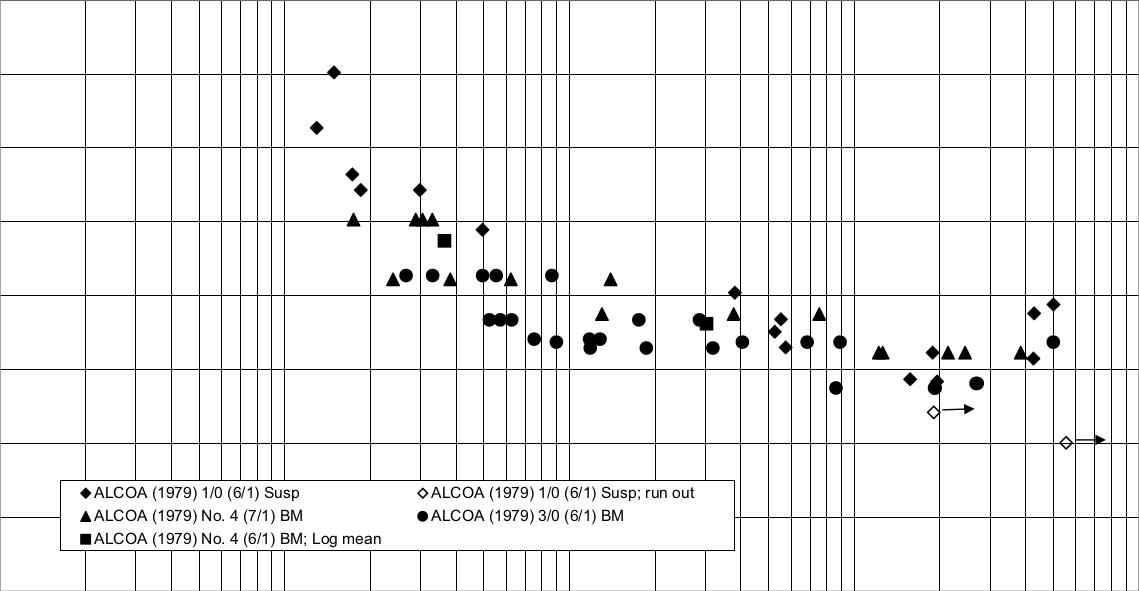
#> input picture examples/data/fatigue_test_1_layer.png, 1139 x 591 px, found by its file name
$ python safe_border_line.py
#> lines starting #> are read from the running program, lines starting #| are printed output that depends on the picture
### src/dohl/damage.py
import numpy as np


# [269 lines left out: functions fictive_stress_fymax, _wavelength, _ampl_cigre, _ampl_pbs, fictive_stress_xyb, _fictive_stress_methods and 1 more, not called in this run]


def _mlc() -> tuple:
    """Safe border line coefficients for multi-layer acsr conductor.

    (Orange Book -- chap 'Safe Border Line Method'
    3-30 -- page 214).

     Parameters
     ----------
     None

     Returns
     -------
     tuple
         N Threshold, a1, b1, a2, b2
    """
    return 1.56e07, 450.0, -0.20, 263.0, -0.17


def _slc() -> tuple:
    """Safe border line coefficients for single-layer acsr conductor.

    (Orange Book -- chap 'Safe Border Line Method'
    3-30 -- page 214).

     Parameters
     ----------
     None

     Returns
     -------
     tuple
         N Threshold, a1, b1, a2, b2
    """
    return 2.0e07, 730.0, -0.20, 430.0, -0.17


def _sbd(a, b, N) -> float:
    """Computes safe border line formula.

    Parameters
    ----------
    a : float or numpy.ndarray
        Coefficient (MPa).
    b : float or numpy.ndarray
        Coefficient adim.
    N : float or numpy.ndarray
        Number of cycles.

    Returns
    -------
    float
        Stress (MPa)
    -------

    """
    return a * np.power(N, b)


def _isbd(a, b, sigma) -> np.ndarray:
    """Computes inverse of safe border line formula.

    Parameters
    ----------
    a : float or numpy.ndarray
        Coefficient (MPa).
    b : float or numpy.ndarray
        Coefficient adim.
    sigma : float or numpy.ndarray
        Stress (MPa).

    Returns
    -------
    float or numpy.ndarrau
        Number of cycles
    -------

    """
    return np.exp(np.log(sigma / a) / b)


def _coeffs(multilayer) -> np.ndarray:
    """Coefficients of safe border line formula.

    Generates coefficients for safe border line calculation depending on type fo conductor (single layer or multi layer)

    Parameters
    ----------
    multilayer : bool or numpy.ndarray
        Whether or not the conductor is a multi-layer ACSR.

    Returns
    -------
    tuple or numpy.ndarray
        Array of poffenberger-swart stresses -- sigma_a(Yb) (MPa).
    """
    if not isinstance(multilayer, np.ndarray):
        return _mlc() if multilayer else _slc()

    n0, a1, b1, a2, b2 = _slc()
    ones = np.ones_like(multilayer, dtype=float)
    n0 = n0 * ones
    a1 = a1 * ones
    b1 = b1 * ones
    a2 = a2 * ones
    b2 = b2 * ones
    ix = np.where(multilayer)[0]
    n0_, a1_, b1_, a2_, b2_ = _mlc()
    n0[ix] = n0_
    a1[ix] = a1_
    b1[ix] = b1_
    a2[ix] = a2_
    b2[ix] = b2_
    return n0, a1, b1, a2, b2


def safe_border_line(N, multilayer) -> np.ndarray:
    """Safe border line method.

    Evaluate the safe border line for a given number of cyclic vibration. From
    Orange Book -- chap *'fatigue of overhead conductors'* "Safe Border Line
    Method" 3-30 -- page 214/614.

    Parameters
    ----------
    N : int or float or numpy.ndarray
        Number of cyclic vibrations (no unit).
    multilayer : bool or numpy.ndarray
        Whether or not the conductor is a multi-layer ACSR.

    Returns
    -------
    float or numpy.ndarray
        Array of poffenberger-swart stresses -- sigma_a(Yb) (MPa).
    """
    n0, a1, b1, a2, b2 = _coeffs(multilayer)
    return np.where(N <= n0, _sbd(a1, b1, N), _sbd(a2, b2, N))


def inv_safe_border_line(sigma, multilayer) -> np.ndarray:
    """Inverse safe border line method.

    Parameters
    ----------
    sigma : float or numpy.ndarray
        poffenberger-swart stress (MPa).
    multilayer : bool or numpy.ndarray
        Whether or not the conductor is a multi-layer ACSR.

    Returns
    -------
    float or numpy.ndarray
        Number of cyclic vibrations until break (no unit).

    """
    n0, a1, b1, a2, b2 = _coeffs(multilayer)

    smax = _sbd(a1, b1, n0)
    smin = _sbd(a2, b2, n0)

    n = n0 * np.ones_like(sigma)
    n = np.where(sigma < smin, _isbd(a2, b2, sigma), n)
    n = np.where(sigma > smax, _isbd(a1, b1, sigma), n)

    return n


# [91 lines left out: functions _qreg_apply, _qreg_fit_coeffs, num_cycles_qreg_said, not called in this run]

### examples/safe_border_line.py
import os

import matplotlib.pyplot as plt
import numpy as np

from dohl import damage as dmg

if __name__ == "__main__":
    # read images (screenshots from orange book)
    rep = os.path.join("examples", "data")
    im1 = plt.imread(os.path.join(rep, "fatigue_test_1_layer.png"))
#> im1 is the input picture: shape (591, 1139, 3) float32; min 0, max 1, mean 0.94
    im2 = plt.imread(os.path.join(rep, "fatigue_test_2_layers.png"))
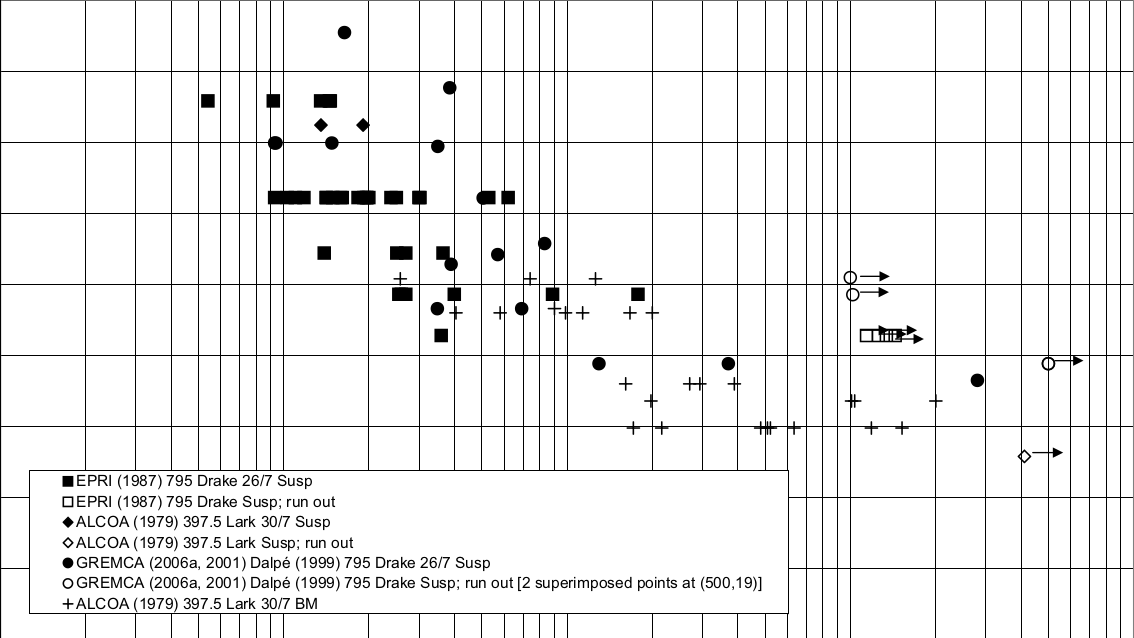
#> input picture examples/data/fatigue_test_2_layers.png, 1134 x 638 px, found by its file name
#> im2 is the input picture: shape (638, 1134, 3) float32; min 0, max 1, mean 0.936
    im3 = plt.imread(os.path.join(rep, "fatigue_test_3_layers.png"))
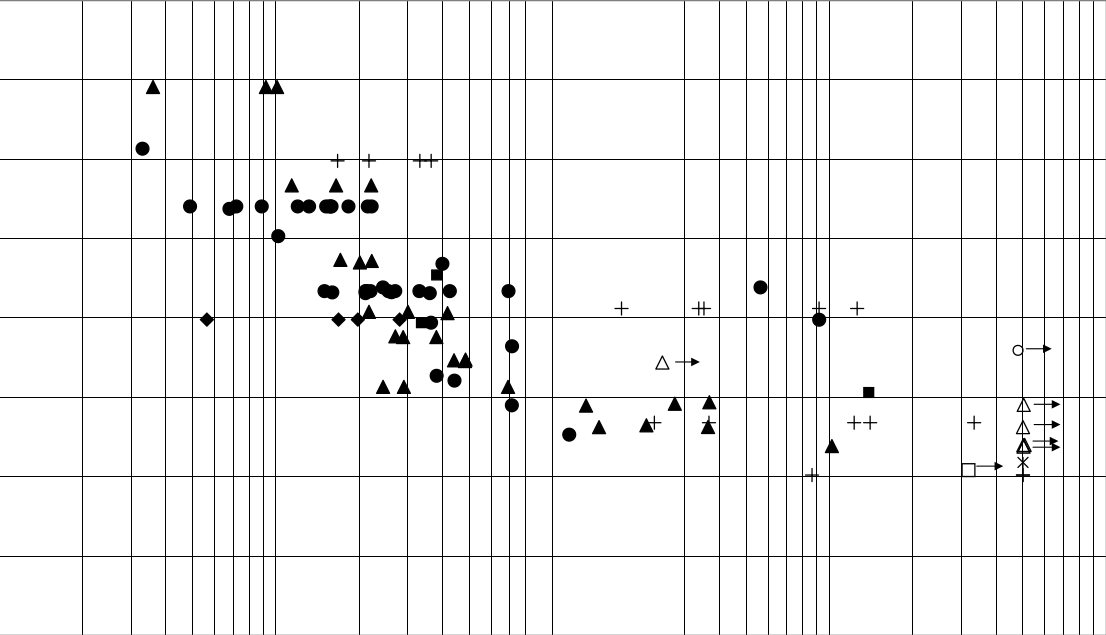
#> input picture examples/data/fatigue_test_3_layers.png, 1106 x 635 px, found by its file name
#> im3 is the input picture: shape (635, 1106, 3) float32; min 0, max 1, mean 0.945
    img = [im1, im2, im3]

    # -- compare sbl with data points

    fig, ax = plt.subplots(figsize=(12.8, 4.8), nrows=1, ncols=3)
    plt.suptitle("EPRI 2009 data (figures 3.2-23 to 3.2-25)")
    N = np.logspace(5, 9, 41)
    for i in range(3):
        ax[i].set_xscale("log")
        ax[i].set_xlim(N[[0, -1]])
        ax[i].set_xlabel("Num cycles at first wire break")
        ax[i].set_ylabel("Fictive stress (MPa)")
        ax[i].set_title(f"Fatigue test of {['one', 'two', 'three'][i]}-layer ACSR")
        ax[i].grid(True)
    ax[0].set_ylim([0, 80])
    ax[1].set_ylim([0, 45])
    ax[2].set_ylim([0, 40])
    for i in range(3):
        ax[i].imshow(
            img[i],
            aspect="auto",
            origin="upper",
            transform=ax[i].transAxes,
            extent=[0, 1, 0, 1],
        )
        ax[i].semilogx(N, dmg.safe_border_line(N, False), label="single layer acsr")
        ax[i].semilogx(N, dmg.safe_border_line(N, True), label="multi layer acsr")
        ax[i].legend()

    # -- plot safe border line

    N = np.logspace(0, 16, 1601)
    s = np.logspace(-2, +3, 1501)

    plt.figure()
    plt.loglog(N, dmg.safe_border_line(N, False), label="single layer acsr")
    plt.loglog(N, dmg.safe_border_line(N, True), label="multi layer acsr")
    plt.grid(True)
    plt.legend()
    plt.title("Safe border line")
    plt.xlabel("Number of cycles (N)")
    plt.ylabel(r"Fictive stress ($\sigma$, MPa)")

    # -- plot inverse safe border line

    plt.figure()
    plt.loglog(s, dmg.inv_safe_border_line(s, False), label="single layer acsr")
    plt.loglog(s, dmg.inv_safe_border_line(s, True), label="multi layer acsr")
    plt.grid(True)
    plt.legend()
    plt.title("Inverse Safe border line")
    plt.xlabel(r"Fictive stress ($\sigma$, MPa)")
    plt.ylabel("Number of cycles (N)")

    # --

    plt.show()
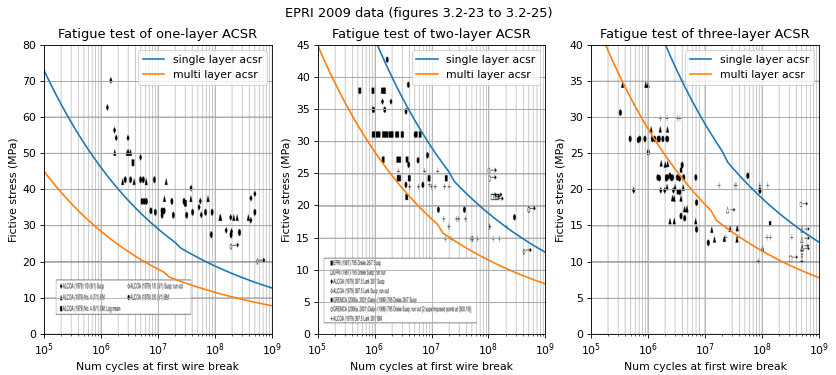
#> figure drawn by matplotlib, 3 panels
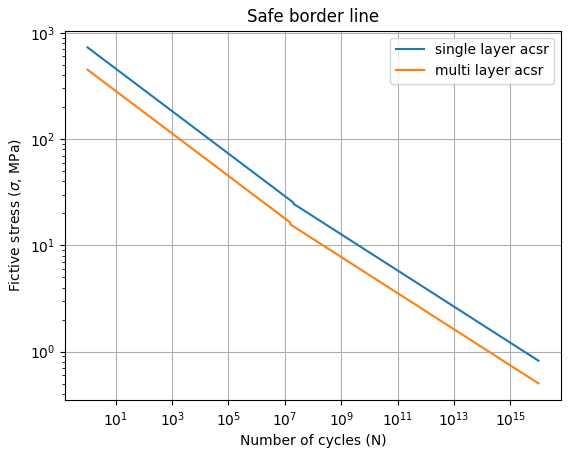
#> figure drawn by matplotlib, 1 panel; curve peaks at x = 1, y = 730; curve peaks at x = 1, y = 450
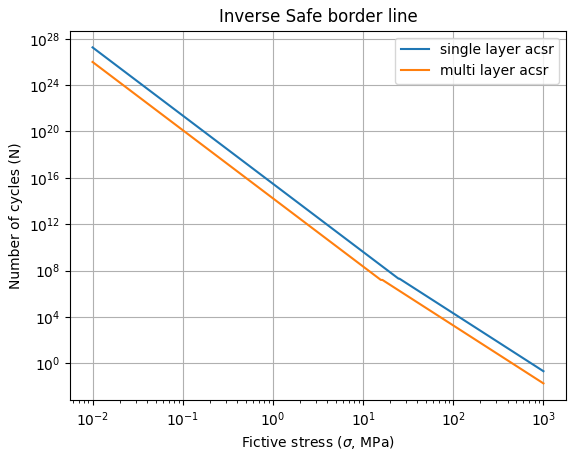
#> figure drawn by matplotlib, 1 panel; curve peaks at x = 0.01, y = 1.8e+27; curve peaks at x = 0.01, y = 9.99e+25
